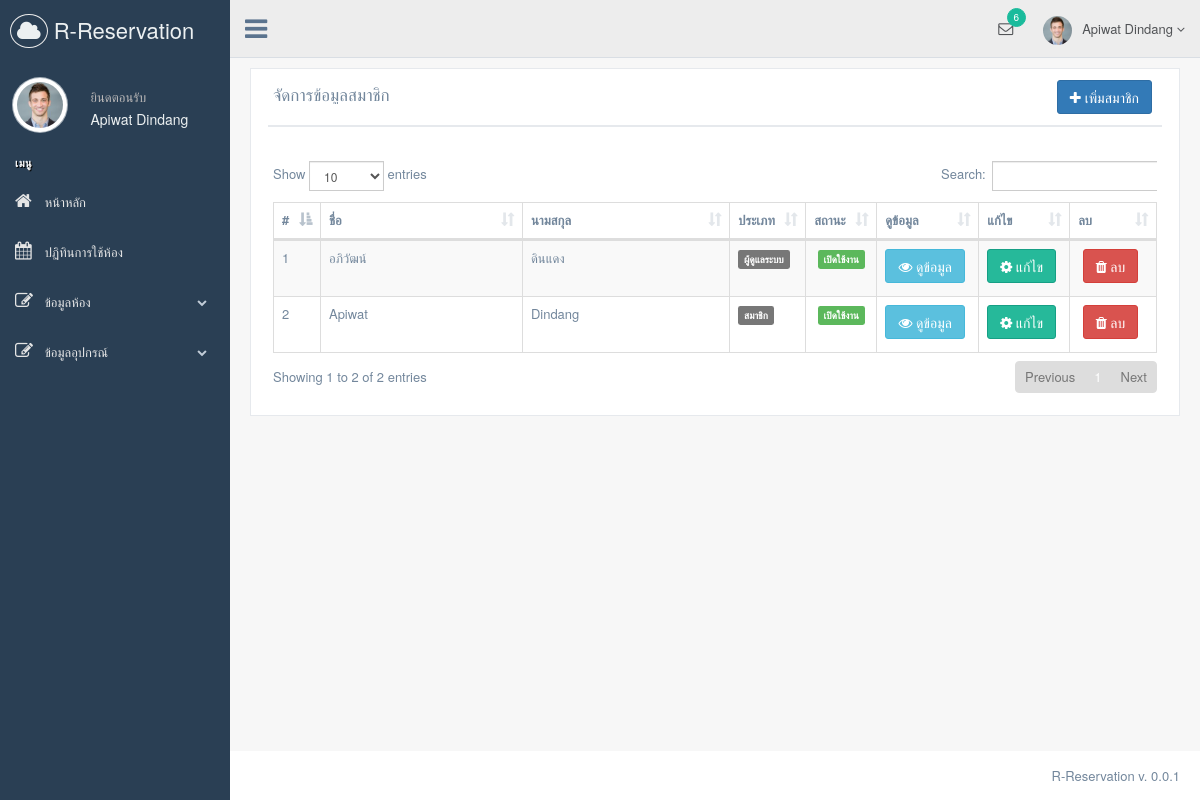
/production/users.php (signed in), run on the app's committed database.
### tables this page shows
CREATE TABLE `users` (
  `user_id` int(11) NOT NULL COMMENT 'รหัสสมาชิก',
  `first_name` varchar(255) NOT NULL COMMENT 'ชื่อสมาชิก',
  `last_name` varchar(256) NOT NULL COMMENT 'นามสกุล',
  `user_sex` varchar(10) NOT NULL COMMENT 'เพศ',
  `user_address` varchar(255) NOT NULL COMMENT 'ที่อยู่',
  `user_phone` varchar(12) NOT NULL COMMENT 'เบอร์โทรศัพท์',
  `user_email` varchar(100) NOT NULL COMMENT 'E-mail',
  `user_password` varchar(255) NOT NULL COMMENT 'รหัสผ่าน',
  `user_registered` datetime NOT NULL COMMENT 'เวลาที่ลงทะเบียน',
  `level_id` int(1) NOT NULL,
  `user_status` int(1) NOT NULL COMMENT 'เปิดใช้/ปิดใช้'
);

CREATE TABLE `level_user` (
  `level_id` int(11) NOT NULL,
  `level_name` varchar(255) NOT NULL
);

### production/users.php (the view, shortened to what this page needs)
<?php
  $conn = PDOConnector();
  $sql  = 'SELECT * FROM users inner join level_user on users.level_id=level_user.level_id';
  $query = $conn->prepare($sql);
  $query ->execute();
 ?>
 <!DOCTYPE html>
 <html lang="en">
   <head>
     <link href="../vendors/bootstrap/dist/css/bootstrap.min.css" rel="stylesheet">
     <link href="../vendors/font-awesome/css/font-awesome.min.css" rel="stylesheet">
     <link href="../vendors/nprogress/nprogress.css" rel="stylesheet">
     <link href="../vendors/malihu-custom-scrollbar-plugin/jquery.mCustomScrollbar.min.css" rel="stylesheet"/>
     <link href="../vendors/datatables.net-bs/css/dataTables.bootstrap.min.css" rel="stylesheet">
     <link href="../vendors/datatables.net-buttons-bs/css/buttons.bootstrap.min.css" rel="stylesheet">
     <link href="../vendors/datatables.net-fixedheader-bs/css/fixedHeader.bootstrap.min.css" rel="stylesheet">
     <link href="../vendors/datatables.net-responsive-bs/css/responsive.bootstrap.min.css" rel="stylesheet">
     <link href="../vendors/datatables.net-scroller-bs/css/scroller.bootstrap.min.css" rel="stylesheet">
     <link href="../build/css/custom.min.css" rel="stylesheet">
     <link rel="stylesheet" href="../vendors/sweetalert2/dist/sweetalert2.min.css">
   </head>
   <body class="nav-md footer_fixed" >
     <div class="container body">
       <div class="main_container">
         <?php include_once 'layout/menu.php'?>
         <?php include_once 'layout/header.php'?>
         <div class="right_col" role="main">
           <div class="row">
<div class="col-md-12 col-sm-12 col-xs-12">
  <div class="x_panel">
    <div class="x_title">
      <h2>จัดการข้อมูลสมาชิก</h2>
      <ul class="nav navbar-right">
        <li>
          <button class="btn btn-primary" id="add" data-toggle="modal" data-target="#addModal" data-placement="top" title="เพิ่มห้อง"><i class="fa fa-plus"></i> เพิ่มสมาชิก</button>
        </li>
      </ul>
      <div class="clearfix"></div>
    </div>
    <div class="x_content">
  <br>
  <div class="table-responsive">
    <table id="datatable-responsive" class="table table-striped table-bordered dt-responsive nowrap" cellspacing="0" width="100%">
      <thead>
        <tr>
          <th witth="5%">#</th>
          <th width="27.5%">ชื่อ</th>
          <th width="27.5%">นามสกุล</th>
          <th>ประเภท</th>
          <th>สถานะ</th>
          <th width="10%">ดูข้อมูล</th>
          <th width="10%">แก้ไข</th>
          <th width="10%">ลบ</th>
        </tr>
      </thead>
      <tbody>
        <?php
        if ($query->rowCount()>0) {
          $i = 1;
          while ($data = $query -> fetch(PDO::FETCH_OBJ)) {
        ?>
        <tr>
          <td><?=$i++;?></td>
          <td><?=$data->first_name;?></td>
          <td><?=$data->last_name;?></td>
          <td><span class="label label-default"><?=$data->level_name;?></span></td>
          <td>
            <center>
              <?php if ($data->user_status==0) { ?>
              <label  class="label label-danger" >ปิดใช้งาน</label>
              <?php }else { ?>
              <label class="label label-success"> เปิดใช้งาน </label>
              <?php } ?>
            </center>
          </td>
          <td><center><button type="button" name="view" class="btn btn-info view_data " id="<?=$data->user_id;?>"><i class="fa fa-eye"> ดูข้อมูล</i></button></center></td>
          <td><center><button type="button" name="edit" class="btn btn-success update_data" id="<?=$data->user_id;?>"><i class="fa fa-gear"> แก้ไข</i></button></center></td>
          <td><center><button type="button" name="delete" class="btn btn-danger delete_data" id="<?=$data->user_id;?>"><i class="fa fa-trash"> ลบ</i></button></center></td>
        </tr>
        <?php }} ?>
      </tbody>
    </table>
  </div>
</div>
</div>
</div>
</div>
</div>
<?php include "layout/footer.php"?>
</div>
</div>
</body>

### production/layout/menu.php (shortened to what this page needs)
<div class="col-md-3 left_col menu_fixed">
  <div class="left_col scroll-view">
    <div class="navbar nav_title" style="border: 0;">
      <a href="index.php" class="site_title"><i class="fa fa-cloud"></i> <span>R-Reservation</span></a>
    </div>
    <div class="profile clearfix">
      <div class="profile_pic">
        <img src="images/img.jpg" alt="..." class="img-circle profile_img">
      </div>
      <div class="profile_info">
        <span>ยินดตอนรับ</span>
        <h2><?php echo $_SESSION['AUTHEN']['UNAME']."&nbsp".$_SESSION['AUTHEN']['ULAST']?></h2>
      </div>
    </div>
    <br />
    <div id="sidebar-menu" class="main_menu_side hidden-print main_menu">
      <div class="menu_section">
        <h3>เมนู</h3>
        <ul class="nav side-menu">
          <li><a href="index.php"><i class="fa fa-home"></i> หน้าหลัก </a>
          <li><a href="calendar.php"><i class="fa fa-calendar"></i> ปฏิทินการใช้ห้อง </a>
          <li><a><i class="fa fa-edit"></i> ข้อมูลห้อง <span class="fa fa-chevron-down"></span></a>
          </li>
          <li><a><i class="fa fa-edit"></i> ข้อมูลอุปกรณ์ <span class="fa fa-chevron-down"></span></a>
          </li>
        </ul>
      </div>
    </div>
  </div>
</div>

### production/layout/header.php (shortened to what this page needs)
<div class="top_nav">
  <div class="nav_menu">
    <nav>
      <div class="nav toggle">
        <a id="menu_toggle"><i class="fa fa-bars"></i></a>
      </div>
      <ul class="nav navbar-nav navbar-right">
        <li class="">
          <a href="" class="user-profile dropdown-toggle" data-toggle="dropdown" aria-expanded="false">
            <img src="images/img.jpg" alt=""><?php echo $_SESSION['AUTHEN']['UNAME']."&nbsp".$_SESSION['AUTHEN']['ULAST']?>
            <span class=" fa fa-angle-down"></span>
          </a>
        </li>
        <li role="presentation" class="dropdown">
          <a href="" class="dropdown-toggle info-number" data-toggle="dropdown" aria-expanded="false">
            <i class="fa fa-envelope-o"></i>
            <span class="badge bg-green">6</span>
          </a>
        </li>
      </ul>
    </nav>
  </div>
</div>

### production/layout/footer.php
<footer>
  <div class="pull-right">
    R-Reservation v. <?php echo VERSION ?>
  </div>
  <div class="clearfix"></div>
</footer>

### data on the page
users: first_name "อภิวัฒน์", last_name "ดินแดง", level.level_name "ผู้ดูแลระบบ", user_status "เปิดใช้งาน"
users: first_name "Apiwat", last_name "Dindang", level.level_name "สมาชิก", user_status "เปิดใช้งาน"

### other printed values
$_SESSION['AUTHEN']['UNAME'] "Apiwat"
$_SESSION['AUTHEN']['ULAST'] "Dindang"
VERSION "0.0.1"
